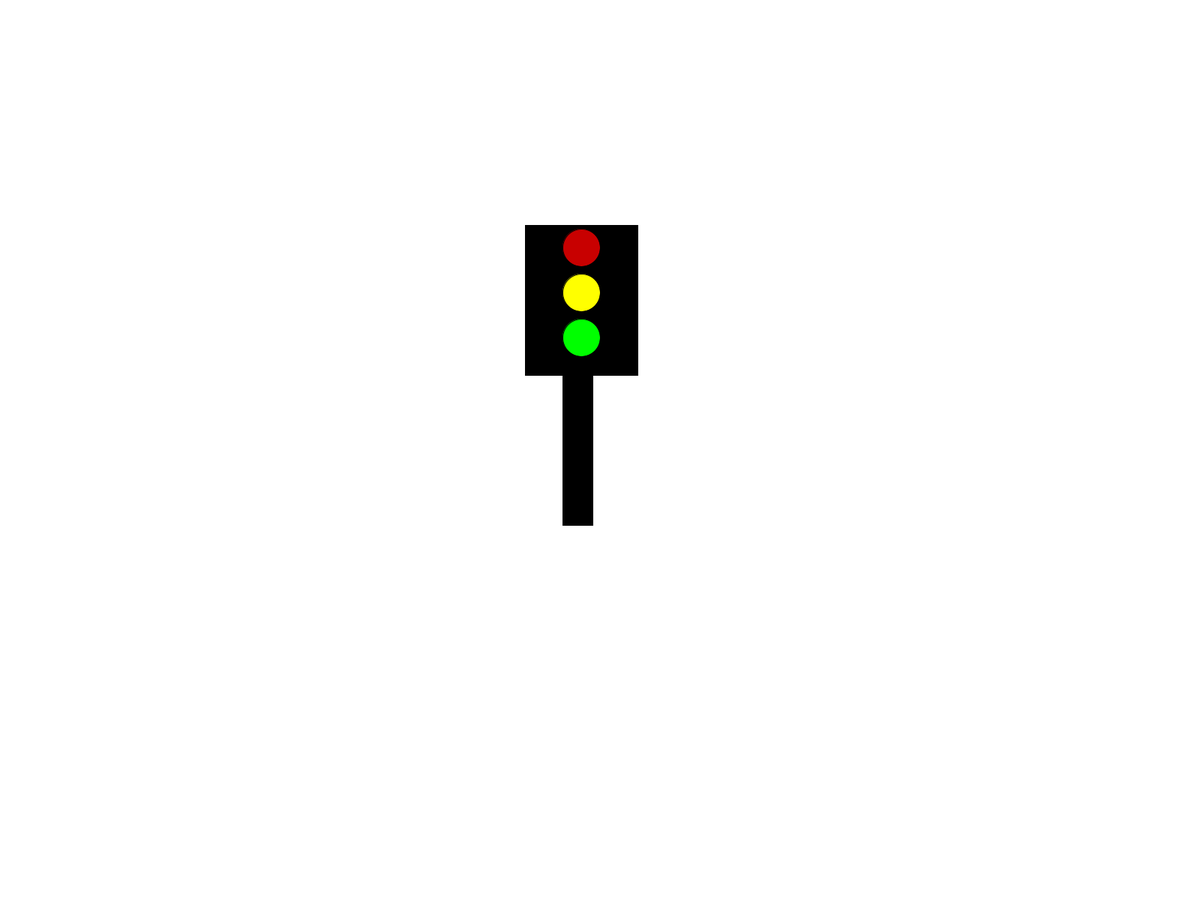
Frame 1 (no input)
Frame 60 (the mouse pressed at the canvas centre just before this capture): identical to frame 1, image omitted
Frame 120 (the mouse held since frame 60 and released just before this capture): identical to frame 1, image omitted

The Processing sketch that drew this single still picture (run headless with seeded random() and noise(); from frame 60 on, the mouse is pressed at the canvas centre):

// Processing sketch: sketch_8_1
// ── sketch_8_1.pde
void setup(){  
    size(500, 500);
    println("start");

fullScreen();
}

void draw(){
    background(255,255,255);
    fill(0,0,0);
rect(750,500,40,200);
rect(700,300,150,200);
fill(200,0,0);
ellipse(775,330,50,50);
fill(255,255,0);
ellipse(775,390,50,50);
fill(0,255,0);
ellipse(775,450,50,50);
}

    
